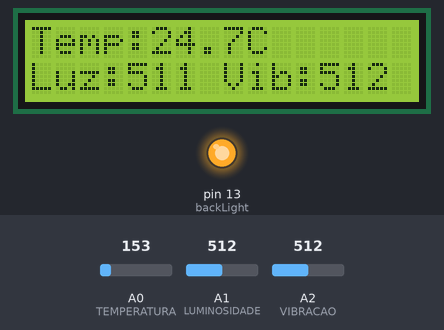
This sketch was run on a simulated Arduino Uno, built with avr-gcc and run on an emulated ATmega328P. Shown: 16×2 character LCD, output pins drawn as LEDs (lit = HIGH). The inputs (shaded band) are chosen by the test bench; at power-on: A0 (TEMPERATURA) = 153, A1 (LUMINOSIDADE) = 512, A2 (VIBRACAO) = 512. What the sketch prints to the serial monitor is not drawn.

Above: at 3.2 s.
3.3 s: A0 (TEMPERATURA) set to 167
At 4.6 s:
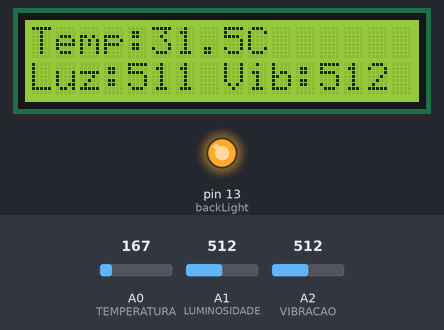
5.5 s: A0 (TEMPERATURA) set to 183
At 6.7 s:
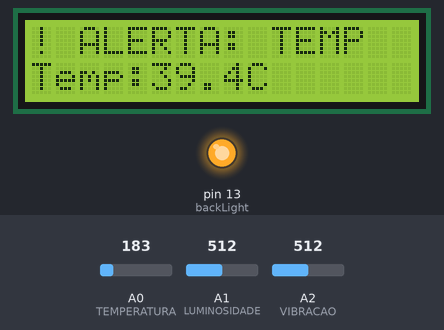
7.6 s: A0 (TEMPERATURA) set to 175
At 8.7 s:
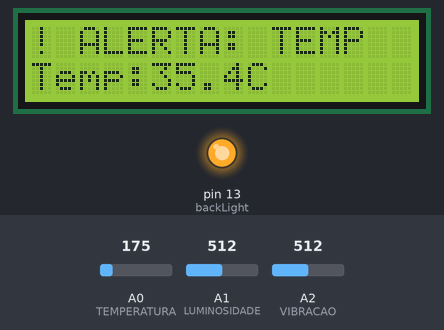
Timing chart, 0 to 10.6 s (numbered marks = the images above; inputs shaded):
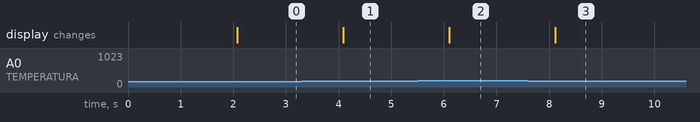

Measured:
- the behaviour switches between 174 and 175 on A0 (TEMPERATURA) (found by bisection; images 1 and 2)
- after the input at 3.3 s, the display: changes after 0.79 s (image 1)
- after the input at 5.5 s, the display: changes after 0.61 s (image 2)
- after the input at 7.6 s, the display: changes after 0.52 s (image 3)

The sketch:

space_control_gs_computer_organization1.ino
```cpp
#include <LiquidCrystal.h>
LiquidCrystal lcd(12, 11, 10, 5, 4, 3, 2);

int backLight    = 13;
int TEMPERATURA  = A0;
int LUMINOSIDADE = A1;
int VIBRACAO     = A2;

// Limiares de alerta
const float TEMP_MAX   = 35.0;
const float TEMP_MIN   = 10.0;
const int   LUZ_MAX    = 900;
const int   LUZ_MIN    = 50;
const int   VIB_LIMITE = 600;

void setup() {
  pinMode(backLight, OUTPUT);
  digitalWrite(backLight, HIGH);

  lcd.begin(16, 2);
  lcd.clear();
  lcd.setCursor(0, 0);
  lcd.print("Space Control");
  lcd.setCursor(0, 1);
  lcd.print("Inicializando...");

  Serial.begin(9600);
  delay(2000);
}

void loop() {
  // --- Declarando Leituras ---
  int   vibRaw  = analogRead(VIBRACAO);
  float voltage = analogRead(TEMPERATURA) * (5.0 / 1024.0);
  float temp    = (voltage - 0.5) * 100.0;
  int   leitura = 1023 - analogRead(LUMINOSIDADE);

  // --- Declarando Avaliação de alertas ---
  bool alertaTemp = (temp > TEMP_MAX || temp < TEMP_MIN);
  bool alertaVib  = (vibRaw > VIB_LIMITE);
  bool alertaLuz  = (leitura > LUZ_MAX || leitura < LUZ_MIN);
  bool alerta     = alertaTemp || alertaVib || alertaLuz;

  // --- LCD ---
  lcd.clear();
  if (alerta) {
    lcd.setCursor(0, 0);
    lcd.print("! ALERTA: ");
    if      (alertaTemp) lcd.print("TEMP");
    else if (alertaVib)  lcd.print("VIB ");
    else if (alertaLuz)  lcd.print("LUZ ");

    lcd.setCursor(0, 1);
    if      (alertaTemp) { lcd.print("Temp:"); lcd.print(temp, 1); lcd.print("C"); }
    else if (alertaVib)  { lcd.print("Vib:");  lcd.print(vibRaw); }
    else if (alertaLuz)  { lcd.print("Luz:");  lcd.print(leitura); }
  } else {
    lcd.setCursor(0, 0);
    lcd.print("Temp:");
    lcd.print(temp, 1);
    lcd.print("C");

    lcd.setCursor(0, 1);
    lcd.print("Luz:");
    lcd.print(leitura);
    lcd.print(" Vib:");
    lcd.print(vibRaw);
  }

  // --- Output Monitor Serial ---
  Serial.print("{");
  Serial.print("\"temp\":");   Serial.print(temp, 1);              Serial.print(",");
  Serial.print("\"lux\":");    Serial.print(leitura);               Serial.print(",");
  Serial.print("\"vib\":");    Serial.print(vibRaw);                Serial.print(",");
  Serial.print("\"alerta\":"); Serial.print(alerta ? "true" : "false");
  Serial.println("}");

  delay(1000);
}
```
